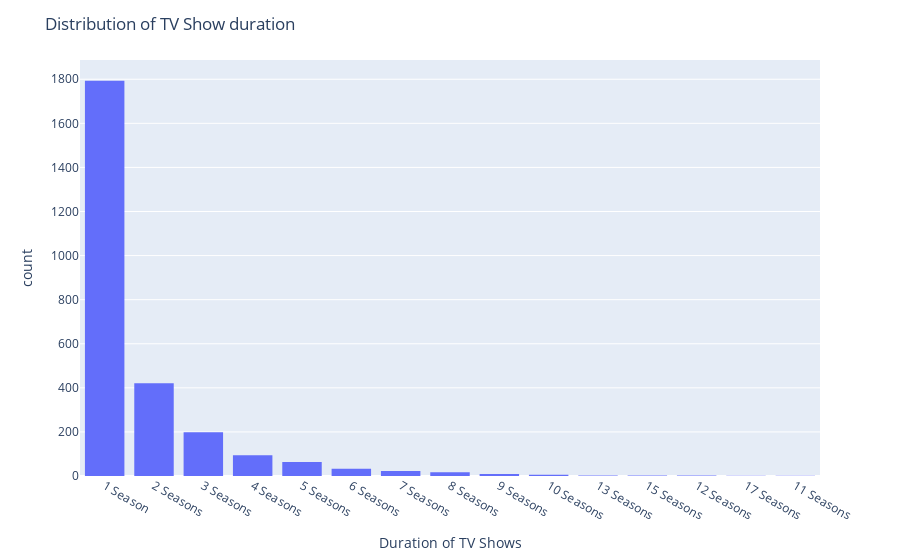

Source (notebook cell):
### Markdown cell above
From the plot it's evident that majority of the movies have duration ranging from 85 min to 120 min.

### Code cell
fig = px.histogram(x=df_tv['duration'])
fig.update_xaxes(categoryorder="total descending")
fig.update_layout(
    title="Distribution of TV Show duration",
    xaxis_title = "Duration of TV Shows"
)
fig.show()

### Figure 1 — Plotly figure (JSON) as saved in the notebook; plotly's stock layout.template omitted (floating-point values rounded to 4 significant figures; data arrays with more than 128 entries replaced by an {"elided": "..."} marker saying what was removed)
{"data": [{"alignmentgroup": "True", "bingroup": "x", "hovertemplate": "x=%{x}<br>count=%{y}<extra></extra>", "legendgroup": "", "marker": {"color": "#636efa", "pattern": {"shape": ""}}, "name": "", "offsetgroup": "", "orientation": "v", "showlegend": false, "type": "histogram", "x": {"elided": "2666 str values"}, "xaxis": "x", "yaxis": "y"}], "layout": {"barmode": "relative", "legend": {"tracegroupgap": 0}, "margin": {"t": 60}, "title": {"text": "Distribution of TV Show duration"}, "xaxis": {"anchor": "y", "categoryorder": "total descending", "domain": [0, 1], "title": {"text": "Duration of TV Shows"}}, "yaxis": {"anchor": "x", "domain": [0, 1], "title": {"text": "count"}}}}
